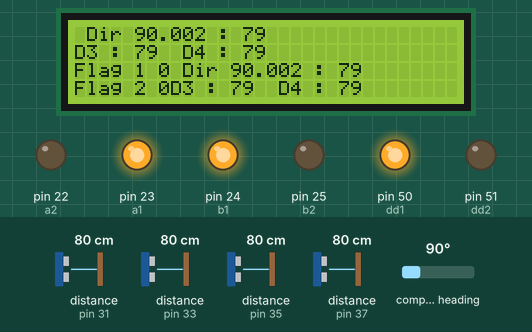
Bench run of a sketch on a simulated Arduino Mega 2560, built with avr-gcc and run on an emulated ATmega2560. On the bench: 32×4 character LCD, output pins drawn as LEDs (lit = HIGH). Wiring (inferred from the names in the program): 4 × ultrasonic range finder: trigger pin 30, echo pin 31 / trigger pin 32, echo pin 33 / trigger pin 34, echo pin 35 / trigger pin 36, echo pin 37. Dashed ring = blinking. Inputs (shaded band) come from the test bench; at power-on: distance to the obstacle (sensors on pin 31, pin 37, pin 35, pin 33) 80 cm, compass heading 90°. The echo pulse lasts 58.3 µs per cm; pins used as bus, display or sensor lines are not drawn; what the sketch prints to the serial monitor is not drawn.

Above: at 1.2 s.
1.3 s: distance to the obstacle (sensor on pin 31) set to 22 cm
At 2.7 s:
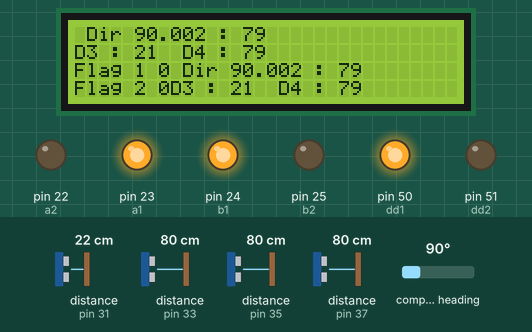
3.5 s: distance to the obstacle (sensor on pin 31) set to 19 cm
At 4.7 s:
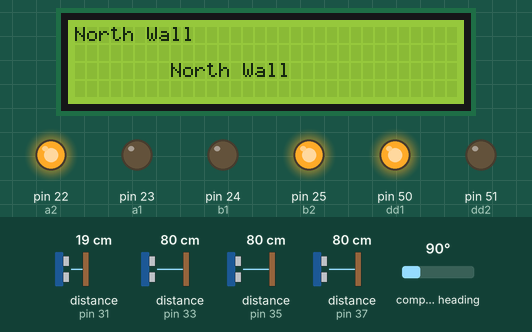
At 5.7 s:
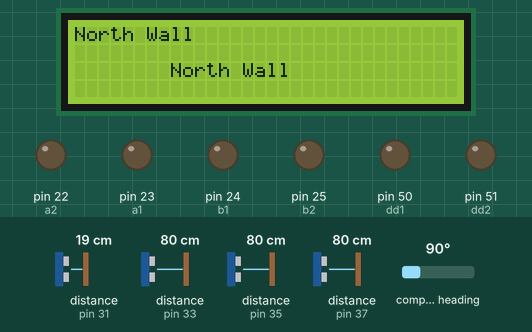
7.4 s: distance to the obstacle (sensor on pin 37) set to 28 cm
11.3 s: distance to the obstacle (sensor on pin 37) set to 22 cm
15.2 s: distance to the obstacle (sensor on pin 35) set to 2 cm
19.0 s: distance to the obstacle (sensor on pin 31) set to 35 cm
At 21.1 s:
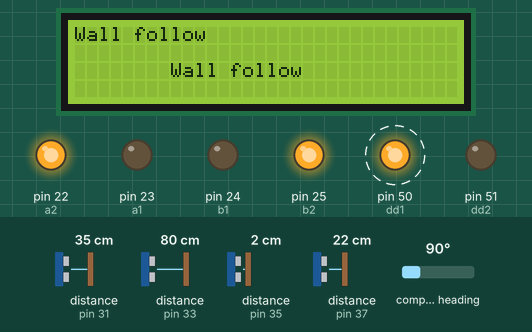
Timing chart, 0 to 23.9 s (numbered marks = the images above; inputs shaded):
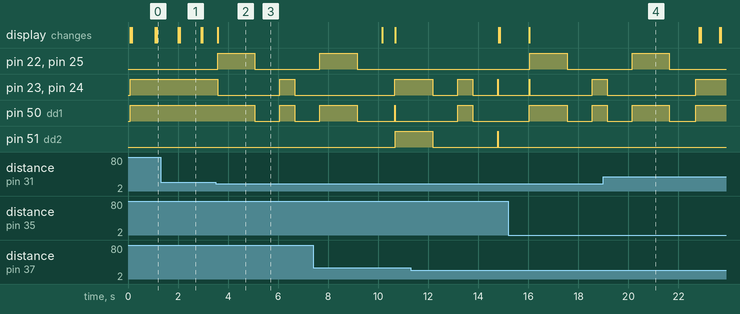

The sketch:

cleaningnew.ino
```cpp
#include <Wire.h>
#include <Adafruit_Sensor.h>
#include <Adafruit_HMC5883_U.h>
Adafruit_HMC5883_Unified mag = Adafruit_HMC5883_Unified(12345);
//  sensor_t sensor;
 // mag.getSensor(&sensor);
int flag=1;
int flag2=1;
int facing=0;


#define a2 22
#define a1 23
#define b1 24
#define b2 25

#define c1 52
#define c2 53
#define dd2 51
#define dd1 50


#define trigPin4 34
#define echoPin4 35
#define trigPin3 30
#define echoPin3 31
#define trigPin2 32
#define echoPin2 33
#define trigPin1 36
#define echoPin1 37

#include <LiquidCrystal.h>
// initialize the library with the numbers of the interface pins
LiquidCrystal lcd(8, 9, 10, 11, 12, 13);


int n;
int s;
int e;
int w;

#define min_d 20
#define min_side 25
#define derr 30

#define error 5
int time=1490;

// the setup routine runs once when you press reset:
void setup() {

  // set up the LCD's number of columns and rows:
  lcd.begin(32, 4);
  // Print a message to the LCD.
  //lcd.print("GROUP 18");

   Serial.begin (9600);
  // initialize the digital pin as an output.
  pinMode(a1, OUTPUT);
  pinMode(a2, OUTPUT);
  pinMode(b1, OUTPUT);
  pinMode(b2, OUTPUT);
  pinMode(c1, OUTPUT);
  pinMode(c2, OUTPUT);
  pinMode(dd1, OUTPUT);
  pinMode(dd2, OUTPUT);

  pinMode(trigPin4, OUTPUT);
  pinMode(echoPin4, INPUT);
  pinMode(trigPin3, OUTPUT);
  pinMode(echoPin3, INPUT);
  pinMode(trigPin2, OUTPUT);
  pinMode(echoPin2, INPUT);
  pinMode(trigPin1, OUTPUT);
  pinMode(echoPin1, INPUT);
  mag.begin();
  n=direction();
  s=n-180;
  e=n+90;
  w=n-90;
  if(s<0)
  s=s+360;
  if(w<0)
  w=w+360;
  if(e>360)
  e=e-360;

  /*
  s=direction();
  n=s-180;
  w=s+90;
  e=s-90;
  if(n<0)
  n=n+360;
  if(w>360)
  w=w-360;
  if(e<0)
  e=e+360;
  */
/* n=290;
  e=355;
  s=96;
  w=208;
  */
  /*
  int temper=e;
  e=w;
  w=temper;
  n=118;
  e=70;
  s=34;
  w=326;*/
  Serial.println(n);
  Serial.println(s);
  Serial.println(e);
  Serial.println(w);

}

 void straight()
  {
   digitalWrite(a1,HIGH);
   digitalWrite(a2, LOW);
   digitalWrite(b1, HIGH);
   digitalWrite(b2, LOW);
   digitalWrite(c1, HIGH);
   digitalWrite(c2, LOW);
   digitalWrite(dd1, HIGH);
   digitalWrite(dd2, LOW);

  }

 void right()
  {
  digitalWrite(a1, LOW);
  digitalWrite(a2, HIGH);
  digitalWrite(b1, LOW);
  digitalWrite(b2, HIGH);
  digitalWrite(c1, HIGH);
  digitalWrite(c2, LOW);
  digitalWrite(dd1, HIGH);
  digitalWrite(dd2, LOW);

 }
 void left()
  {
  digitalWrite(a1, HIGH);
  digitalWrite(a2, LOW);
  digitalWrite(b1, HIGH);
  digitalWrite(b2, LOW);

  digitalWrite(c1, LOW);
  digitalWrite(c2, HIGH);
  digitalWrite(dd1, LOW);
  digitalWrite(dd2, HIGH);
 }
 void back()
  {
  digitalWrite(a1, LOW);
  digitalWrite(a2, HIGH);
  digitalWrite(b1, LOW);
  digitalWrite(b2, HIGH);
  digitalWrite(c1, LOW);
  digitalWrite(c2, HIGH);
  digitalWrite(dd1, LOW);
  digitalWrite(dd2, HIGH);


 }
 void stopr()
  {
  digitalWrite(a1, LOW);
  digitalWrite(a2, LOW);
  digitalWrite(b1, LOW);
  digitalWrite(b2, LOW);
  digitalWrite(c1, LOW);
  digitalWrite(c2, LOW);
  digitalWrite(dd1, LOW);
  digitalWrite(dd2, LOW);

 }


long distance4()
{
     long duration, distance;
  digitalWrite(trigPin4, LOW);  // Added this line
  delayMicroseconds(2); // Added this line
  digitalWrite(trigPin4, HIGH);
//  delayMicroseconds(1000); - Removed this line
  delayMicroseconds(10); // Added this line
  digitalWrite(trigPin4, LOW);
  duration = pulseIn(echoPin4, HIGH);
  distance = (duration/2) / 29.1;
    return distance;

}


long distance3()
{
     long duration, distance;
  digitalWrite(trigPin3, LOW);  // Added this line
  delayMicroseconds(2); // Added this line
  digitalWrite(trigPin3, HIGH);
//  delayMicroseconds(1000); - Removed this line
  delayMicroseconds(10); // Added this line
  digitalWrite(trigPin3, LOW);
  duration = pulseIn(echoPin3, HIGH);
  distance = (duration/2) / 29.1;
    return distance;

}


long distance2()
{
     long duration, distance;
  digitalWrite(trigPin2, LOW);  // Added this line
  delayMicroseconds(2); // Added this line
  digitalWrite(trigPin2, HIGH);
//  delayMicroseconds(1000); - Removed this line
  delayMicroseconds(10); // Added this line
  digitalWrite(trigPin2, LOW);
  duration = pulseIn(echoPin2, HIGH);
  distance = (duration/2) / 29.1;
    return distance;

}


long distance1()
{
     long duration, distance;
  digitalWrite(trigPin1, LOW);  // Added this line
  delayMicroseconds(2); // Added this line
  digitalWrite(trigPin1, HIGH);
//  delayMicroseconds(1000); - Removed this line
  delayMicroseconds(10); // Added this line
  digitalWrite(trigPin1, LOW);
  duration = pulseIn(echoPin1, HIGH);
  distance = (duration/2) / 29.1;
    return distance;

}


int wallright()
{
  if(distance4()<min_side)
  return 1;
  else
  return 0;
}
int wallleft()
{
  if(distance1()<min_side)
  return 1;
  else
  return 0;
}
int wallstraight1()
{
  if(distance2()<min_d)
  return 1;
  else
  return 0;
}
int wallstraight2()
{
  if(distance3()<min_d)
  return 1;
  else
  return 0;
}


float direction()
{
  sensors_event_t event;
  mag.getEvent(&event);

  float heading = atan2(event.magnetic.y, event.magnetic.x);
  if(heading < 0)
    heading += 2*PI;
  if(heading > 2*PI)
    heading -= 2*PI;
  float headingDegrees = heading * 180/M_PI;
  delay(30);
  return headingDegrees;

}

void align_north()
{
      float d1,d2;
      d1=direction();
      if((n-d1)>error)
      {
        right();
      }
      else if((n-d1) < -error)
      left();
      while(!(d1>(n-error) && d1<(n+error)))
        {
             delay(2);  // 30
             d1=direction();
        }
        stopr();
        d1=direction();
        if(!(d1>(n-error) && d1<(n+error)))
            align_north();

   Serial.println("Facing North");
}


void align_south()
{
      float d1,d2;
      d1=direction();
      if((s-d1)>error)
      {
        right();
      }
      else if((s-d1) < -error)
      left();
      while(!(d1>(s-error) && d1<(s+error)))
        {
             delay(2);
             d1=direction();
        }
        stopr();
        d1=direction();
        if(!(d1>(s-error) && d1<(s+error)))
            align_south();
        //straight();
   Serial.println("Facing South");
}


void ta_right()
{
        Serial.println("TA Right");
        float d1,d2;
        d1=direction();
        Serial.println(d1);
        right();
        while(!(d1>(e-error) && d1<(e+error)))
        {
              delay(2);  //30
              d1=direction();
              Serial.println(d1);
        }
         stopr();
         lcd_dis();
         delay(300);


      Serial.println("Facing East");
      straight();
      Serial.println("Straight");
      delay(600);  // 300
      Serial.println("Moved straight");

       right();
        while( !(d1>(s-error) && d1<(s+error)))
        {
             delay(2);
             d1=direction();
             Serial.println(d1);

        }
  Serial.println("Facing South");

        Serial.println("Straight");

         stopr();
         lcd_dis();
         delay(100);

         align_south();
       stopr();
      delay(100);
        straight();


}


void ta_right1()
{
        right();
       delay(time);
         stopr();
         delay(1000);
        straight();
        delay(600);
        stopr();
        delay(1000);
        right();
       delay(time);
         stopr();

         delay(1000);
     //   straight();
}


void ta_left2()
{
        left();
       delay(time);
         stopr();
         delay(1000);
        straight();
        delay(600);
        stopr();
        delay(1000);
        left();
       delay(time);
         stopr();
         delay(1000);
        straight();
}


void ta_right2()
{
   float d1;

       right();
       delay(time);
         stopr();
         delay(1000);
        straight();
        delay(600);
        stopr();
        delay(1000);
        right();
        d1=direction();
        while(!(d1>(s-error) && d1<(s+error)))
        {
             delay(2);
             d1=direction();
        }
      Serial.println("Facing North");

     stopr();
         lcd_dis();
         delay(1000);

         align_south();
       stopr();
      delay(100);
        straight();

}


void ta_left1()
{
   float d1;

       left();
       delay(time);
         stopr();
         delay(1000);
        straight();
        delay(600);
        stopr();
        delay(1000);
        left();
        d1=direction();
        while(!(d1>(n-error) && d1<(n+error)))
        {
             delay(2);
             d1=direction();
        }
      Serial.println("Facing North");

     stopr();
         lcd_dis();
         delay(1000);

         align_north();
       stopr();
      delay(100);
    //    straight();

}


void ta_left()
{
        Serial.println("TA Left");
        float d1,d2;
        d1=direction();
        left();
        while( !(d1>(e-error) && d1<(e+error)))
        {
             delay(2);
             d1=direction();
        }

      Serial.println("Facing East");
      Serial.println("Straight");

       stopr();
         lcd_dis();
         delay(300);
        straight();
        delay(600);

      //delay(300);
      Serial.println("Moved straight");
      left();
        while(!(d1>(n-error) && d1<(n+error)))
        {
             delay(2);
             d1=direction();
        }
      Serial.println("Facing North");

     stopr();
         lcd_dis();
         delay(100);

         align_north();
       stopr();
      delay(100);
        straight();

}

void lcd_dis()
{
  lcd.clear();
  lcd.setCursor(0, 0);
  // print the number of seconds since reset:
  lcd.print("D1 : ");
  lcd.print(distance1());
  lcd.print("  D2 : ");
  lcd.print(distance2());
  lcd.setCursor(0, 1);
  lcd.print("D3 : ");
  lcd.print(distance3());
  lcd.print("  D4 : ");
  lcd.print(distance4());
  lcd.setCursor(0,2);
  lcd.print("Flag 1 ");
  lcd.print(flag);

  lcd.setCursor(0,3);
  lcd.print("Flag 2 ");
  lcd.print(flag2);
lcd.print(" Dir ");
  lcd.print(direction());


}


  /*
 if(cnt==-1)
{
float d1=direction();
right();
delay(1000);
d1=direction();
  while(!(d1>(n-error) && d1<(n+error)))
   {
           delay(600);  //30
            d1=direction();
 //           Serial.println(d1);
           time++;
    }

 stopr();
time=time*600+1000;
time=time/4;

} */
void wallfollow()
{

   lcd.clear();
          lcd.setCursor(0,0);
          lcd.print("Wall follow");
     straight();
      while(wallleft() && !(wallstraight1() || wallstraight2()))
      {
        delay(40);
      }
      if(wallstraight1() || wallstraight2())
       {
         ta_right1();
         facing=1;
       }
       else if(!wallleft())
       {
      lcd.clear();
          lcd.setCursor(0,0);
          lcd.print("Following Wall");

         stopr();
        delay(1000);
         straight();
         delay(1000);
          left();
          delay(time);
           stopr();
           delay(1000);
           straight();
           delay(500);
           while(wallleft())
           {
            delay(50);
           }
           right();

           delay(time);
           stopr();
           delay(1000);
       }
        else
        {
           lcd.clear();
          lcd.setCursor(0,0);
          lcd.print("No condition fullfilled");

              stopr();
              delay(2000);
        }
}

int cnt=-1;
// the loop routine runs over and over again forever:
void loop() {


 straight();

  cnt++;
cnt=cnt%10;
if(cnt==0)
lcd_dis();
//int nt=n;
//if()
//Serial.print(-20 % 360);
/*  int dt=direction();
  if(n>360-derr && n < 360 && dt >0 && dt<derr)
        dt=dt+360;

  if(dt>360-derr && dt < 360 && n >0 && n<derr)
        dt=dt-360;
  */

//   if((wallstraight1() || wallstraight2()) && dt< n+derr && dt > n-derr)
  if((wallstraight1() || wallstraight2()) && facing==0)
     {

          lcd.clear();
          lcd.setCursor(0,0);
          lcd.print("North Wall");

     /*if(wallright())
     {
      right();
      delay(2*time);
      stopr();
      delay(1000);
      straight();
     }*/
     //else
     //{
     if(flag2==1)
        {
          stopr();
          lcd.clear();
          lcd.setCursor(0,0);
          lcd.print("END");
           while(1){delay(1000);}
        }


       ta_right1();
       lcd.clear();
          lcd.setCursor(0,0);
          lcd.print("Moved right");
     delay(500);
     facing = 1;

    if(wallleft())
   {
        flag=1;
          lcd.clear();
          lcd.setCursor(0,0);
          lcd.print("Wall left");

   }
     else
        flag=0;
        straight();
     //}
   }

  if((wallstraight1() && !wallstraight2()) && facing==1)
     {
          lcd.clear();
          lcd.setCursor(0,0);
          lcd.print("Obstacle bypass");
           right();
           delay(time);
           stopr();
           delay(1000);
           straight();
           delay(500);
           stopr();
           delay(500);
           left();
           delay(time);
           stopr();
           delay(1000);
           straight();

   }

  else if((wallstraight1() || wallstraight2()) && facing==1)
     {
          lcd.clear();
          lcd.setCursor(0,0);
          lcd.print("South Wall");

         if(flag==1)
          {
             stopr();
            lcd.clear();
            lcd.setCursor(0,0);
            lcd.print("END");
            while(1){delay(1000);}
          }

         ta_left1();
         facing = 0;
         lcd.clear();
          lcd.setCursor(0,0);
          lcd.print("Turned left");

         if(wallright())
         {
            flag2=1;
            lcd.clear();
            lcd.setCursor(0,0);
            lcd.print("Wall Right");

         }
       else
          flag2=0;


   }


   if(!wallleft())
        flag=0;

   if(!wallright())
        flag2=0;

 // addition for sqrue
   if(wallleft() && (facing == 0))
   {
         wallfollow();
   }
  /*   if(facing==0)
     align_north();
     if(facing ==1)
     align_south();
     */

delay(50);
}
```

Measured:
- the behaviour switches between 21 and 20 cm on distance to the obstacle (sensor on pin 31) (found by bisection; images 1 and 2)
- after the input at 3.5 s, pin 22 (a2), pin 25 (b2): LOW → HIGH after 0.08 s, → LOW 1.5 s later; pin 23 (a1), pin 24 (b1): HIGH → LOW after 0.08 s, → HIGH 2.5 s later, → LOW 0.60 s later; pin 50 (dd1): HIGH → LOW after 1.6 s, → HIGH 1.0 s later, → LOW 0.60 s later; the display: changes after 0.08 s (image 2)
- after the input at 19.0 s, pin 50 (dd1): goes on until 22.7 s, then stays HIGH; pin 51 (dd2): stays LOW (without the input it goes to HIGH after 3.7 s)
- what the display in image 1 shows lasts 0.8 s, from 2.1 s to 2.9 s
